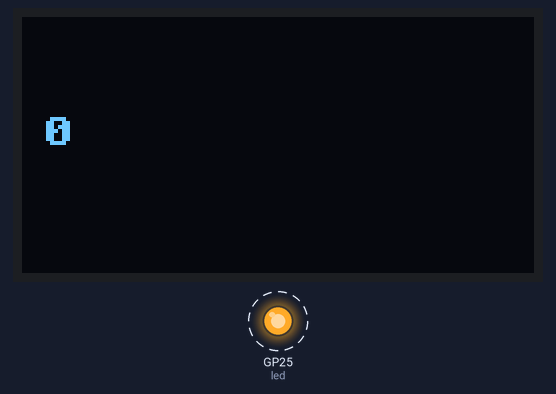
A program run on a simulated Raspberry Pi Pico running MicroPython. Shown: 128×64 one-colour display, output pins drawn as LEDs (lit = HIGH). Dashed ring = blinking. Library files of the repository ran but are not shown: sh1106.py; what the program prints to the serial console is not drawn.

Above: at 0.5 s.
Timing chart, 0 to 4.7 s (numbered marks = the images above):
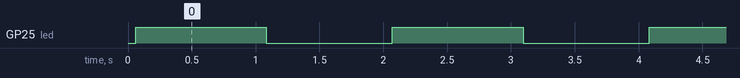

The program:

pyuni_pico2.py
```python
from machine import I2C, Pin, UART
from sh1106 import SH1106_I2C
import framebuf
import time

#intern led
led = Pin(25, Pin.OUT)

WIDTH  = 128                                            # oled display width
HEIGHT = 64                                          # oled display height

i2c = I2C(0, scl=Pin(5), sda=Pin(4))                                           # Init I2C using I2C0 defaults, SCL=Pin(GP9), SDA=Pin(GP8), freq=400000
print("I2C Address      : "+hex(i2c.scan()[0]).upper()) # Display device address
print("I2C Configuration: "+str(i2c))                   # Display I2C config

#serial objekt
uart1 = UART(0, baudrate=9600, tx=Pin(0), rx=Pin(1))

oled = SH1106_I2C(WIDTH, HEIGHT, i2c)                  # Init oled display

# Raspberry Pi logo as 32x32 bytearray
buffer = bytearray(b"\x00\x00\x00\x00\x00\x00\x00\x00\x00\x00\x00\x00\x00|?\x00\x01\x86@\x80\x01\x01\x80\x80\x01\x11\x88\x80\x01\x05\xa0\x80\x00\x83\xc1\x00\x00C\xe3\x00\x00~\xfc\x00\x00L'\x00\x00\x9c\x11\x00\x00\xbf\xfd\x00\x00\xe1\x87\x00\x01\xc1\x83\x80\x02A\x82@\x02A\x82@\x02\xc1\xc2@\x02\xf6>\xc0\x01\xfc=\x80\x01\x18\x18\x80\x01\x88\x10\x80\x00\x8c!\x00\x00\x87\xf1\x00\x00\x7f\xf6\x00\x008\x1c\x00\x00\x0c \x00\x00\x03\xc0\x00\x00\x00\x00\x00\x00\x00\x00\x00\x00\x00\x00\x00")

# Load the raspberry pi logo into the framebuffer (the image is 32x32)
fb = framebuf.FrameBuffer(buffer, 32, 32, framebuf.MONO_HLSB)

# Clear the oled display in case it has junk on it.
oled.fill(0)

# Blit the image from the framebuffer to the oled display
oled.blit(fb, 96, 0)

# Add some text
oled.text("Raspberry Pi",5,5)
oled.text("Pico",5,15)

# Finally update the oled display so the image & text is displayed
oled.show()

ledTimer = False
deadlineOn = 0
deadlineOff = 0

def main():
    global ledTimer, deadlineOn, deadlineOff
    if ledTimer == True:
        if deadlineOn < time.ticks_ms():
            led.value(0)
            if deadlineOff < time.ticks_ms():
                ledTimer = False

    if ledTimer == False:
        deadlineOn = time.ticks_ms()
        deadlineOn += 1000
        deadlineOff = deadlineOn + 1000
        ledTimer = True
        led.value(1)


x = 0

while True:
    main()
    oled.fill(0)
    oled.text(str(x),5,25)
    oled.show()
    #x += 1
    value = uart1.read()
    #if uart1.any():
        #x += 1
        #uart1.write(str(x))
    if value:
        x += 1
        uart1.write(str(x))
```

Measured:
- by itself, GP25 (led): alternates HIGH for 1.0 s and LOW for 0.99 s
